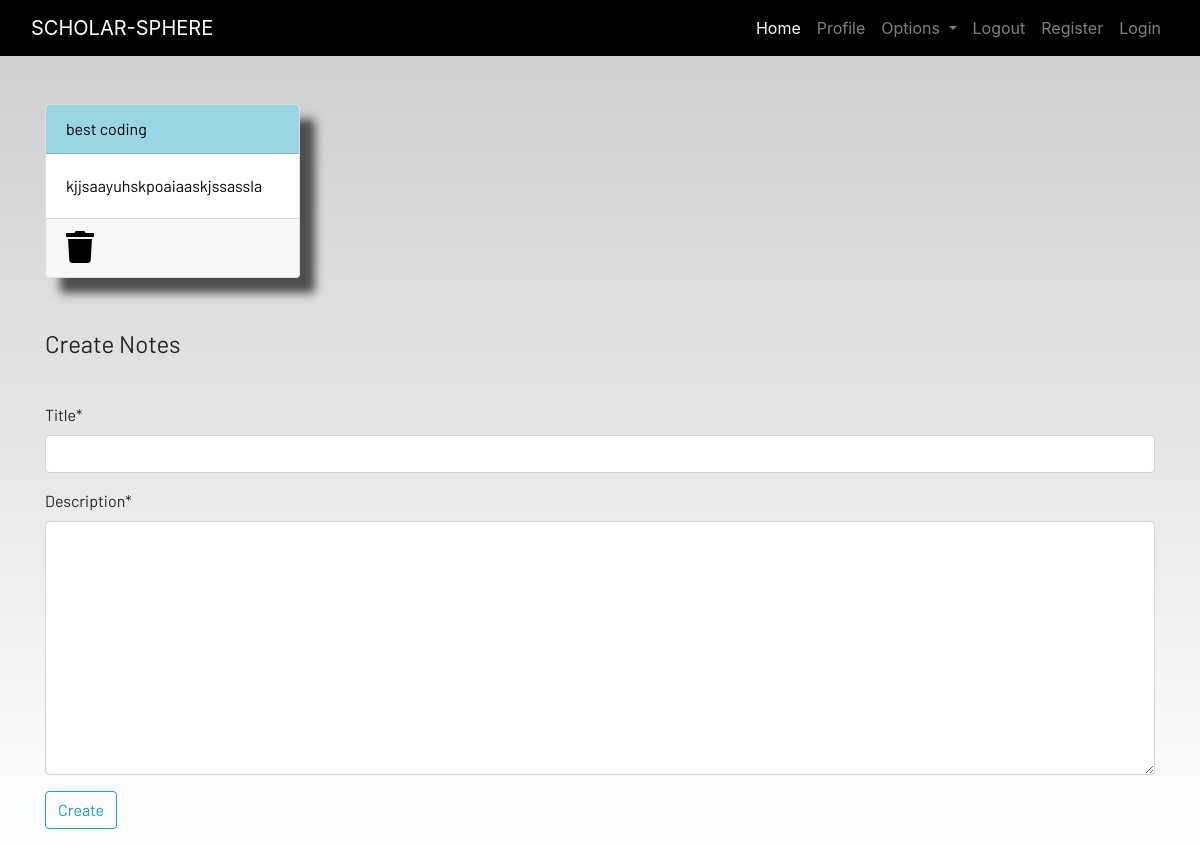
Page /notes/ (signed in) on the earlier database version.
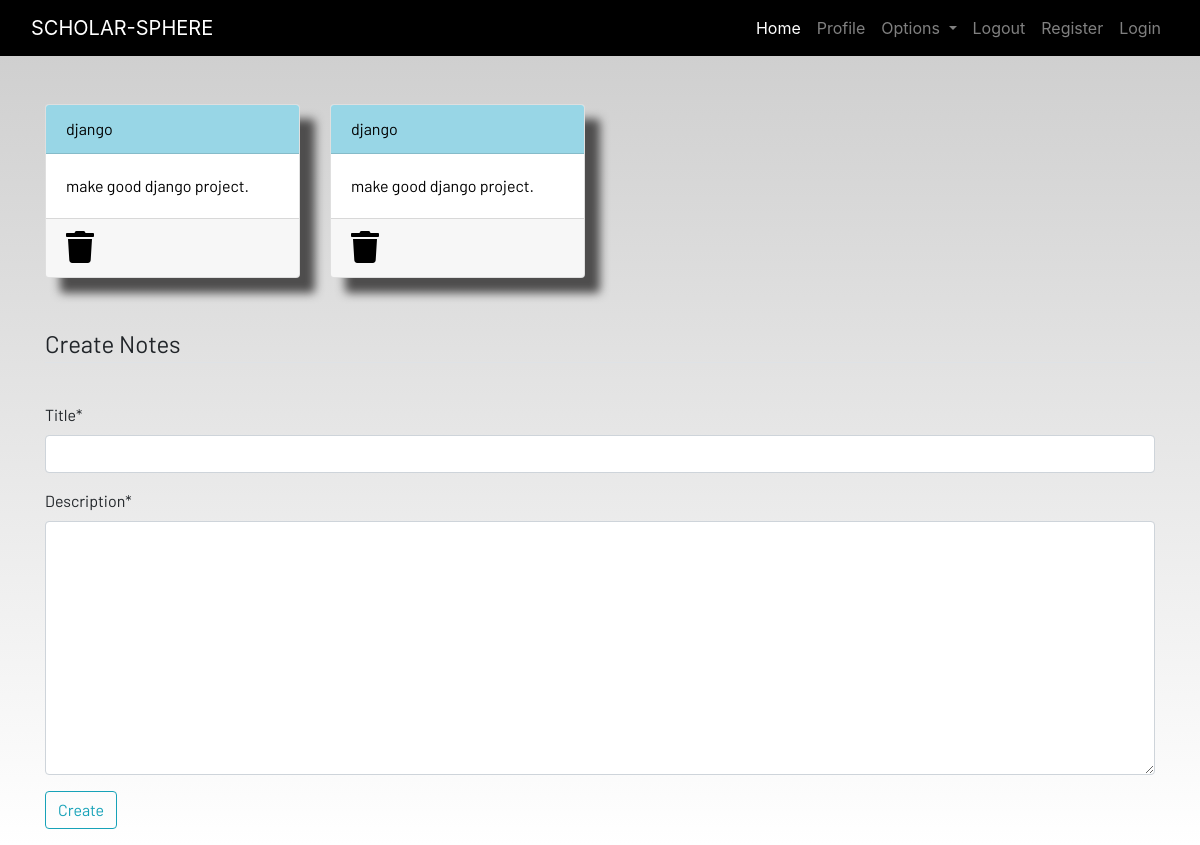
Same page on the later database version.
### dashboard/models.py (models this page shows, shortened)
class notes(models.Model):
    user = models.ForeignKey(User , on_delete =models.CASCADE)
    title = models.CharField(max_length=100)
    description = models.TextField(max_length= 500)

### dashboard/views.py (the view)
# urls.py: path('notes/', views.note , name = "notes"),
def note(request):
    if request.method =="POST":
        form = NotesForm(request.POST)
        if form.is_valid():
            note = notes(user = request.user , title = request.POST['title'] , description = request.POST['description'])
            note.save()
        messages.success(request , f"Notes Succesfully created by  : {request.user.username}")
    else:
        form = NotesForm()
    allnote = notes.objects.filter(user = request.user)
    context = {"notes": allnote , "form": form}
    return render(request , 'dashboard/notes.html' , context)

### dashboard/forms.py
class NotesForm(forms.ModelForm):
    class Meta:
        model = notes
        fields = ['title', 'description']

### dashboard/templates/dashboard/notes.html (shortened to what this page needs)
{% extends 'dashboard/base.html' %}
{% load static %}
{% load crispy_forms_tags %}
{% block content %}
<div class="container">
    <div class="row">
        {% for  note in notes %}
        <div class="col-md-3">
            <a href="{% url 'notes-detail' note.id %}">
                <div class="card">
                    <div class="card-header">{{note.title}}</div>
                    <div class="card-body">{{note.description}}</div>
                    <div class="card-footer mt-auto "><a href="{% url 'delete-note' note.id %}">
                        <i class="fa fa-trash fa-2x"></i></a>
                    </div>
                </div>
            </a>
        </div>
        {% endfor %}
        <br><br>
    </div>
</div>
<br><br>
<div class="container">
    <form method="POST">
        <fieldset class="form-group">
            <legend class="border-bottom mb-4">Create Notes</legend>
        </fieldset>
    {{form|crispy}}
        <div class="form-group">
            <button href="" class="btn btn-outline-info" type="submit">
                Create
            </button>
        </div>
    </form>
</div>
{% endblock content %}

Differences in the rows shown:
removed notes: title "best coding", description "kjjsaayuhskpoaiaaskjssassla"
added notes: title "django", description "make good django project."
added notes: title "django", description "make good django project."
